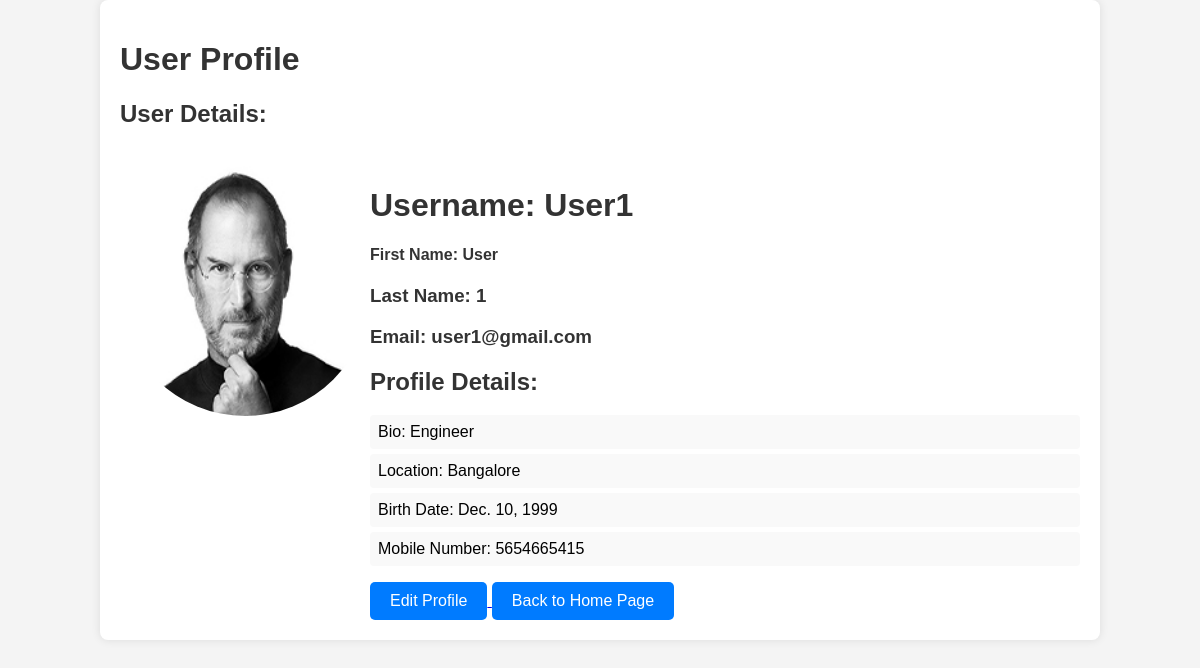
The page /userregistration/view_profile (signed in) on the database its author committed.
### userregistration/models.py (models this page shows, shortened)
class Profile(models.Model):
    objects = None
    user = models.OneToOneField(User, on_delete=models.CASCADE)
    profession = models.TextField(blank=True)
    location = models.CharField(max_length=30, blank=True)
    birth_date = models.DateField(null=True, blank=True)
    mobile = models.CharField(max_length=10, null=True, blank=True)
    profile_picture = models.ImageField(upload_to='dp', blank=True, null=True, default='avatar.jpg')

### userregistration/views.py (the view)
# urls.py: path('view_profile', views.view_profile, name='view_profile'),
@login_required()
def view_profile(request):
    profile, created = Profile.objects.get_or_create(user=request.user)
    return render(request, 'profile.html', {'profile': profile})

### task_movieapp/context_processors.py (called while the page is built)
def menu_links(request):
    links = Category.objects.all()
    return dict(links=links)

### templates/profile.html (shortened to what this page needs)
<!DOCTYPE html>
<html lang="en">
<head>
</head>
<body>
    <div class="container">
        <h1>User Profile</h1>
        <h2>User Details:</h2>
        <br>
        <div class="profile">
            {% if profile.profile_picture %}
                <img src="{{ profile.profile_picture.url }}" alt="Profile Picture">
            {% else %}
                <img src="{{MEDIA_URL}} avatar.jpg'" alt="Default Profile Picture">
            {% endif %}
            <div class="profile-details">
                <h1 class="my_prod_title">Username: {{ user.username }}</h1>
                <h4>First Name: {{ user.first_name }}</h4>
                <h3>Last Name: {{ user.last_name }}</h3>
                <h3>Email: {{ user.email }}</h3>
                <h2>Profile Details:</h2>
                <ul>
                    <li>Bio: {{ profile.profession }}</li>
                    <li>Location: {{ profile.location }}</li>
                    <li>Birth Date: {{ profile.birth_date }}</li>
                    <li>Mobile Number: {{ profile.mobile }}</li>
                </ul>
                <a href="{% url 'userregistration:edit_profile' profile.id %}">
                    <button>Edit Profile</button>
                    <a href="{% url 'task_movieapp:home' %}" class="cancel-button"><button>Back to Home Page</button></a>
                </a>
            </div>
        </div>
    </div>
</body>
</html>

### templates/profile.html (style rules this page uses)
body { font-family: Arial, sans-serif; background-color: #f4f4f4; margin: 0; padding: 0; }
.container { width: 80%; margin: 0 auto; background: #fff; padding: 20px; box-shadow: 0 0 10px rgba(0, 0, 0, 0.1); border-radius: 8px; overflow: hidden; }
h1, h2, h3, h4 { color: #333; }
.profile { display: flex; flex-wrap: wrap; align-items: flex-start; }
.profile img { width: 250px; height: 250px; background-size: cover; background-position: center; border-radius: 50%; }
.profile-details { flex: 1; }
ul { list-style: none; padding: 0; }
ul li { margin: 5px 0; padding: 8px; background: #f9f9f9; border-radius: 4px; }
button { background-color: #007bff; color: white; border: none; padding: 10px 20px; text-align: center; font-size: 16px; cursor: pointer; border-radius: 5px; transition: background-color 0.3s; }

### rows shown on the page
Profile: profile_picture (picture), profession "Engineer", location "Bangalore", birth_date "Dec. 10, 1999", mobile "5654665415"

### other values the page prints
{{ user.username }} "User1"
{{ user.first_name }} "User"
{{ user.last_name }} "1"
{{ user.email }} "user1@gmail.com"
